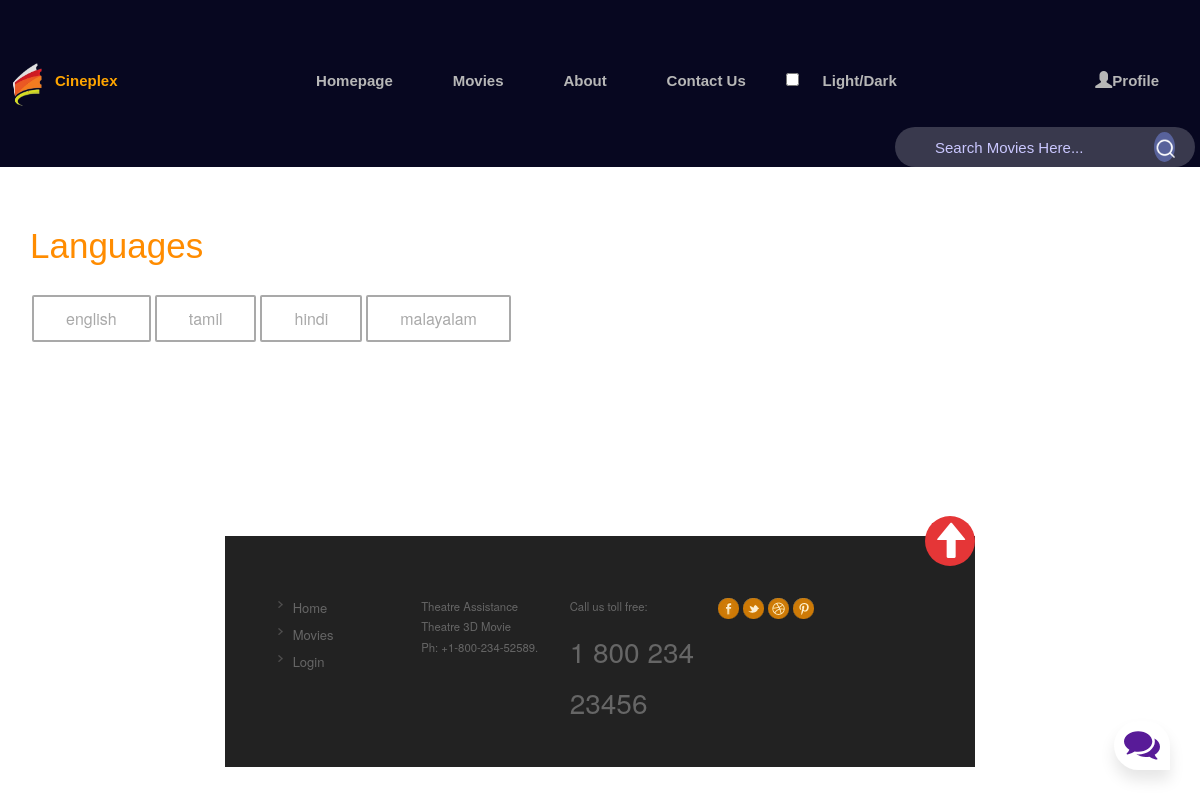
Screenshot of /lang.php with the database file from the repository.
### tables this page shows
CREATE TABLE IF NOT EXISTS `lang` (
  `lang_id` int(11) NOT NULL AUTO_INCREMENT,
  `lang` varchar(50) NOT NULL,
  PRIMARY KEY (`lang_id`)
);

### lang.php (the view, shortened to what this page needs)
<?php include('header.php') ?>
<div class="container">
    <div class="section">
        <h4>Languages</h4>
    </div>
    <div class="next">
        <?php
        $qry3 = mysqli_query($con, "SELECT * FROM lang");
        while ($n = mysqli_fetch_array($qry3)) {
            $langId = $n['lang_id'];
            ?>
            <form action="lang.php" method="GET">
                <button class="button button3" type="submit" name="lang_id" value="<?php echo $langId; ?>"><?php echo $n['lang']; ?></button>
            </form>
        <?php } ?>
    </div>
    <div class="clear"></div><br><br><br><br>
</div><br><br><br><br>
<?php include('footer.php') ?>

### css/style.css (style rules this page uses)
html,body,div,span,applet,object,iframe,h1,h2,h3,h4,h5,h6,p,blockquote,pre,a,abbr,acronym,address,big,cite,code,del,dfn,em,img,ins,kbd,q,s,samp,small,strike,strong,sub,sup,tt,var,b,u,i,dl,dt,dd,ol,nav ul,nav li,fieldset,form,label,legend,table,caption,tbody,tfoot,thead,tr,th,td,article,aside,canvas,details,embed,figure,figcaption,footer,header,hgroup,menu,nav,output,ruby,section,summary,time,mark,audio,video { margin:0;padding:0;border:0;font-size:100%;font:inherit;vertical-align:baseline; }
body { font-family: 'AmbleRegular'; background:#fff; }
.button { display: inline-block; background: #DB9603; position: relative; border-radius: 2px; font-size: 13px; line-height: 11px; color: #FFF; border-bottom: 1px solid #DB9603; border-right: 1px solid #DB9603; margin:20px 0; padding: 12px 14px 9px 10px; }

### seat/tstyle.css (style rules this page uses)
* { box-sizing: border-box; }
body { background-color: #242333; color: #fff; display: flex; flex-direction: column; align-items: center; justify-content: center; height: 100vh; font-family: "Lato", sans-serif; margin: 0; }
.container { perspective: 1000px; margin-bottom: 30px; }

### header.php (style rules this page uses)
::placeholder { color: #cac7ff; }

### lang.php (style rules this page uses)
.section h4 { margin-bottom: 25px; margin-top: 50px; color: darkorange; font-size: 35px; position: relative; font-family: "Oswald", sans-serif; }
.button { border: none; color: white; padding: 16px 32px; text-align: center; text-decoration: none; display: inline-block; font-size: 16px; margin: 4px 2px; transition-duration: 0.4s; cursor: pointer; }
.button3 { background-color: white; color: darkgray; border: 2px solid darkgray; }
.next { float: left; display: flex; align-items: center; justify-content: space-around; }

### footer.php (style rules this page uses)
* { box-sizing: border-box; margin: 0; padding: 0; }

### rows the page displays
lang: $langId 1 (drawn), lang "english"
lang: $langId 2 (drawn), lang "tamil"
lang: $langId 3 (drawn), lang "hindi"
lang: $langId 4 (drawn), lang "malayalam"
